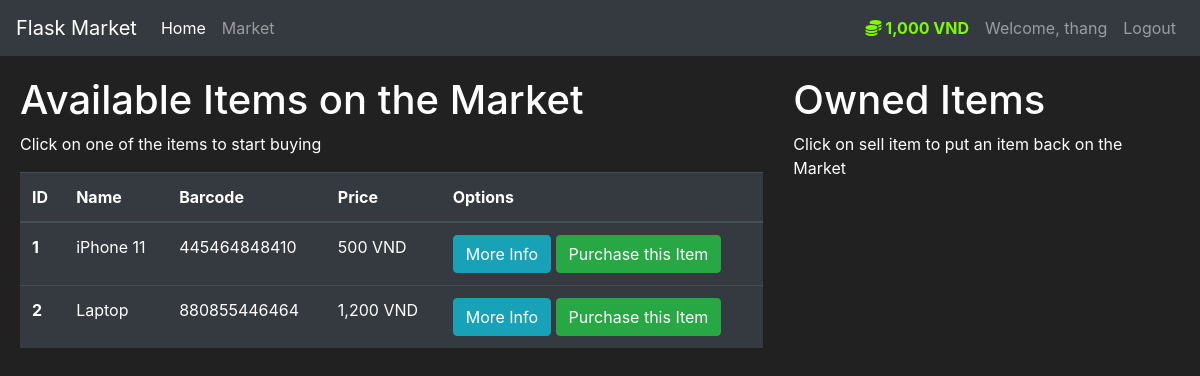
/market (signed in), run on an earlier commit of the app's database.
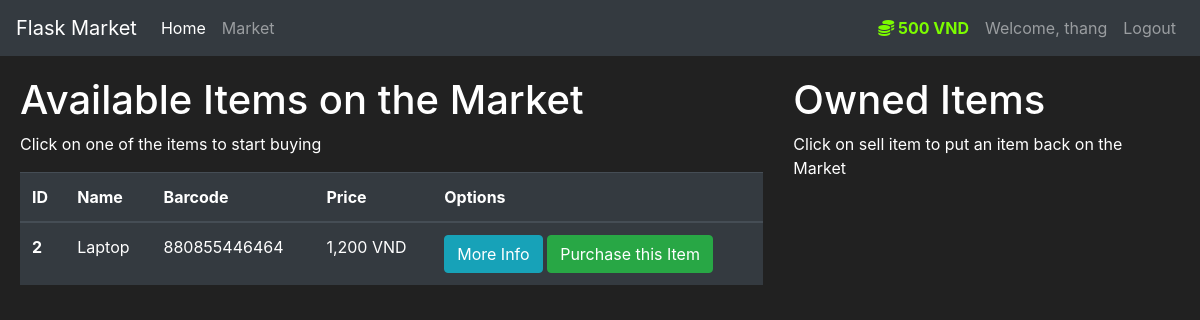
And on a later commit of the database.
### market/models.py (models this page shows, shortened)
class User(db.Model, UserMixin):
    id = db.Column(db.Integer, primary_key=True)
    username = db.Column(db.String(30), nullable=False, unique=True)
    email_address = db.Column(db.String(50), nullable=False, unique=True)
    password_hash = db.Column(db.String(60), nullable=False)
    budget = db.Column(db.Integer, nullable=False, default=1000)
    items = db.relationship('Item', backref='owned_user', lazy=True)
    @property
    def password(self):
        return self.password

class Item(db.Model):
    id = db.Column(db.Integer, primary_key=True)
    name = db.Column(db.String(30), nullable=False)
    barcode = db.Column(db.String(12), nullable=False, unique=True)
    price = db.Column(db.Integer, nullable=False)
    description = db.Column(db.String(1024), nullable=False)
    owner = db.Column(db.Integer, db.ForeignKey('user.id'))

### market/routes.py (the view, shortened to what this page needs)
@app.route("/market", methods=['GET', 'POST'])
@login_required
def market_page():
    purchase_form = PurchaseItemForm()
    if request.method == 'GET':
        items = Item.query.filter_by(owner=None)
        return render_template('market.html', items=items, purchase_form=purchase_form)

### market/models.py (called while the page is built)
@login_manager.user_loader
def load_user(user_id):
    return User.query.get(int(user_id))

### market/templates/market.html (shortened to what this page needs)
{% extends "base.html" %}
{% block content %}
<div class="row" style="margin-top: 20px; padding: 0 20px; max-width: 100%;">
  <div class="col-8">
    <h1>Available Items on the Market</h1>
    <p>Click on one of the items to start buying</p>
    <table class="table table-hover table-dark">
      <thead>
        <tr>
          <th scope="col">ID</th>
          <th scope="col">Name</th>
          <th scope="col">Barcode</th>
          <th scope="col">Price</th>
          <th scope="col">Options</th>
        </tr>
      </thead>
      <tbody>
          {% for item in items %}
              <tr>
                  <th scope="row">{{ item.id }}</th>
                  <td>{{ item.name }}</td>
                  <td>{{ item.barcode }}</td>
                  <td>{{ "{:,} VND".format(item.price) }}</td>
                  <td>
                      <button class="btn btn-outline btn-info" data-toggle="modal" data-target="#Modal-MoreInfo-{{ item.id }}">More Info</button>
                      <button class="btn btn-outline btn-success" data-toggle="modal" data-target="#Modal-PurchaseConfirm-{{ item.id }}">Purchase this Item</button>
                  </td>
              </tr>
          {% endfor %}
      </tbody>
    </table>
  </div>
  <div class="col-4">
    <h1>Owned Items</h1>
    <p>Click on sell item to put an item back on the Market</p>
  </div>
</div>
{% endblock content %}

### market/templates/base.html (shortened to what this page needs)
<!doctype html>
<html lang="en">
  <head>
    <link rel="stylesheet" href="https://cdn.jsdelivr.net/npm/bootstrap@4.5.3/dist/css/bootstrap.min.css">
    <link rel="stylesheet" href="https://cdnjs.cloudflare.com/ajax/libs/font-awesome/6.4.2/css/all.min.css">
  </head>
  <body>
    <nav class="navbar navbar-expand-md navbar-dark bg-dark">
      <a class="navbar-brand" href={{ url_for('home_page') }}>Flask Market</a>
      <div class="collapse navbar-collapse" id="navbarNav">
        <ul class="navbar-nav mr-auto">
            <li class="nav-item active">
                <a class="nav-link" href={{ url_for('home_page') }}>Home <span class="sr-only">(current)</span></a>
            </li>
            <li class="nav-item">
                <a class="nav-link" href={{ url_for('market_page') }}>Market</a>
            </li>
        </ul>
        {% if current_user.is_authenticated %}
          <ul class="navbar-nav">
              <li class="nav-item">
                  <a class="nav-link" style="color: lawngreen; font-weight: bold">
                    <i class="fa-solid fa-coins"></i>
                    {{ "{:,} VND".format(current_user.budget) }}
                  </a>
              </li>
              <li class="nav-item">
                  <a class="nav-link">Welcome, {{ current_user.username }}</a>
              </li>
              <li class="nav-item">
                  <a class="nav-link" href={{ url_for('logout_page') }}>Logout</a>
              </li>
          </ul>
        {% endif %}
      </div>
    </nav>
    {% block content %}
    {% endblock content %}
  </body>
</html>

### market/templates/base.html (style rules this page uses)
body { background-color: #212121; color: white; }

What changed in the data, as far as the page shows it:
no longer on this page (row edited): Item: id "1", name "iPhone 11", barcode "445464848410", price "500 VND"
changed User "thang": budget "1,000 VND" → "500 VND"
